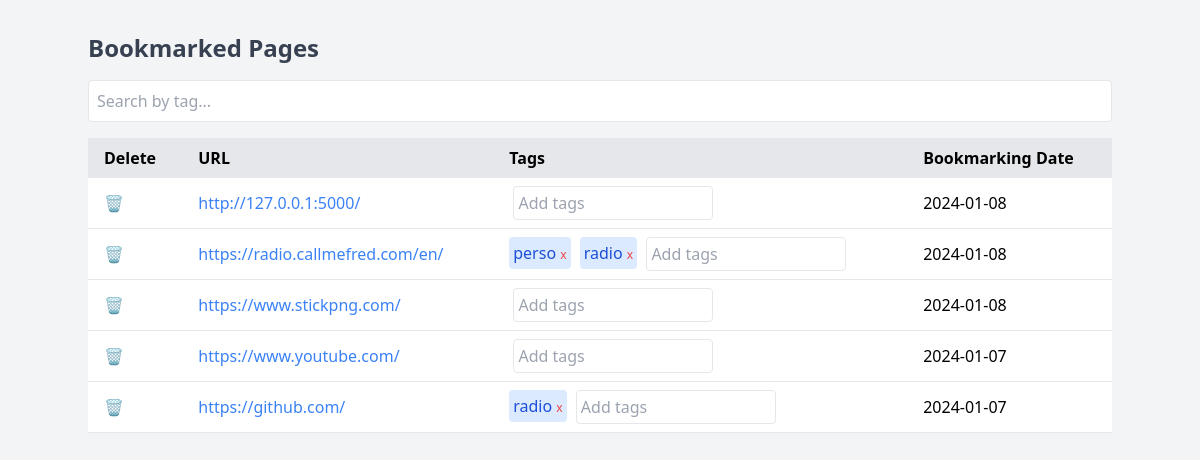
The app's page /, older data.
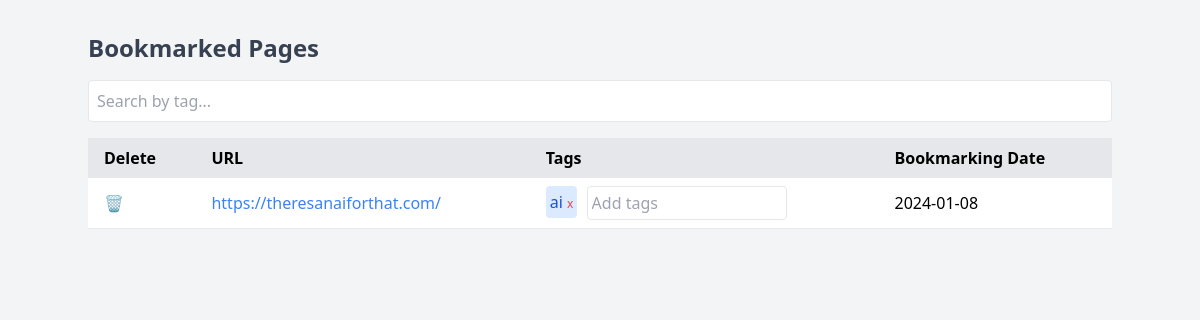
The same page, newer data.
### main.py (models this page shows)
class Bookmark(db.Model):
    id = db.Column(db.Integer, primary_key=True)
    url = db.Column(db.String(500), nullable=False)
    tags = db.relationship('Tag', backref='bookmark', lazy=True)
    date = db.Column(db.DateTime, default=datetime.utcnow)

class Tag(db.Model):
    id = db.Column(db.Integer, primary_key=True)
    text = db.Column(db.String(50), nullable=False)
    bookmark_id = db.Column(db.Integer, db.ForeignKey('bookmark.id'), nullable=False)

### main.py (the view)
@app.route('/')
def index():
    tag_query = request.args.get('tag')
    bookmarks = Bookmark.query.order_by(Bookmark.date.desc()).all()  # Order by date, descending
    if tag_query:
        bookmarks = [bookmark for bookmark in bookmarks if
                     tag_query.lower() in [tag.text.lower() for tag in bookmark.tags]]
    for bookmark in bookmarks:
        bookmark.tags_list = ', '.join([tag.text for tag in bookmark.tags])
    return render_template('index.html', bookmarks=bookmarks)

### templates/index.html (shortened to what this page needs)
<!DOCTYPE html>
<html>
<head>
    <link href="https://cdn.jsdelivr.net/npm/tailwindcss@2.2.19/dist/tailwind.min.css" rel="stylesheet">
    <link href="{{ url_for('static', filename='styles.css') }}" rel="stylesheet">
</head>
<body class="bg-gray-100">
    <div class="container mx-auto my-8">
        <h1 class="text-2xl font-bold text-gray-700 mb-4">Bookmarked Pages</h1>
        <input type="text" id="tagSearch" placeholder="Search by tag..." class="mb-4 p-2 border rounded w-full">
        <table class="min-w-full table-auto hidden sm:table">
            <thead class="bg-gray-200">
                <tr>
                    <th class="px-4 py-2" style="text-align: left;">Delete</th>
                    <th class="px-4 py-2" style="text-align: left;">URL</th>
                    <th class="px-4 py-2" style="text-align: left;">Tags</th>
                    <th class="px-4 py-2" style="text-align: left;">Bookmarking Date</th>
                </tr>
            </thead>
<tbody>
    {% for bookmark in bookmarks %}
    <tr class="bg-white border-b">
        <td class="px-4 py-2">
            <span class="cursor-pointer delete-icon" onclick="confirmDeletion({{bookmark.id}})">🗑️</span>
        </td>
        <td class="px-4 py-2">
            <a href="{{ bookmark.url }}" target="_blank" class="text-blue-500 hover:text-blue-700">{{ bookmark.url }}</a>
        </td>
        <td class="px-4 py-2">
            <div class="tags-input-container">
                <div id="tags-{{bookmark.id}}" class="inline-tags">
                    {% for tag in bookmark.tags %}
                    <span class="inline-block bg-blue-100 text-blue-700 p-1 mr-2 rounded">
                        {{ tag.text }}
                        <span class="cursor-pointer text-xs text-red-500" onclick="removeTag({{bookmark.id}}, '{{tag.text}}', this)"> x</span>
                    </span>
                    {% endfor %}
                </div>
                <input type="text" onkeyup="handleTagInput(event, {{bookmark.id}})" placeholder="Add tags" class="tag-input p-1 border rounded inline-input">
            </div>
        </td>
        <td class="px-4 py-2">{{ bookmark.date.strftime('%Y-%m-%d') }}</td>
    </tr>
    {% endfor %}
</tbody>
        </table>
    </div>
</body>
</html>

### static/styles.css (style rules this page uses)
.tags-input-container { width: 100%; white-space: nowrap; }
.inline-tags { display: inline-block; }
.inline-input { display: inline-block; vertical-align: top; min-width: 100px; max-width: 200px; }
.inline-tags > span { display: inline-block; margin-right: 5px; }

Row changes from the older to the newer data that the page shows:
removed Bookmark: url "http://127.0.0.1:5000/", date "2024-01-08"
removed Bookmark: url "https://radio.callmefred.com/en/", date "2024-01-08"
removed Tag: text "perso", shown under "https://radio.callmefred.com/en/"
removed Tag: text "radio", shown under "https://radio.callmefred.com/en/"
removed Bookmark: url "https://www.youtube.com/", date "2024-01-07"
removed Bookmark: url "https://github.com/", date "2024-01-07"
removed Tag: text "radio", shown under "https://github.com/"
changed Bookmark: url "https://www.stickpng.com/" → "https://theresanaiforthat.com/"
added Tag: text "ai"
